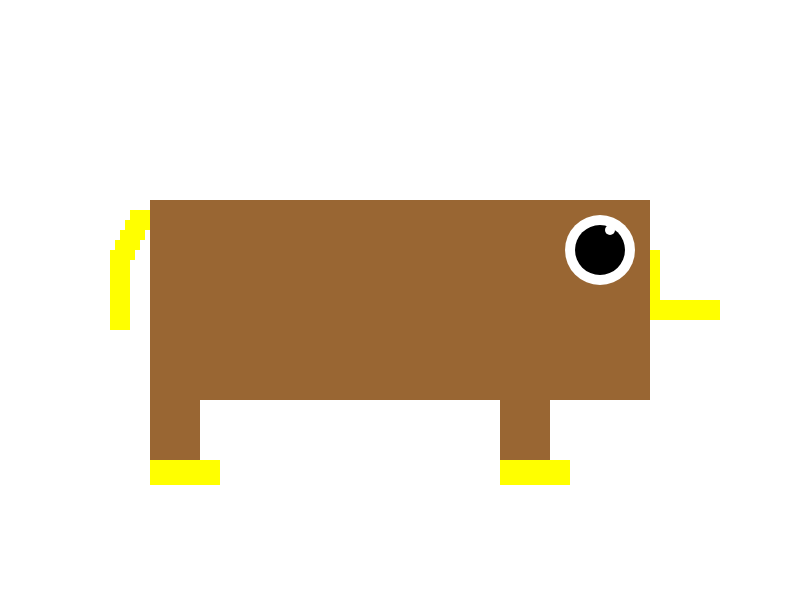
Frame 1 (no input)
Frame 60 (no input): identical to frame 1, image omitted
Frame 120 (the mouse pressed at the canvas centre since frame 60): identical to frame 1, image omitted

The p5.js sketch that drew this single still picture (run headless with seeded random() and noise() and a simulated clock; from frame 60 on, the mouse is pressed at the canvas centre):

// p5.js sketch
// ── sketch.js
//https://p5js.org
//https://p5js.org/learn/

//DAT405 / GAD405
//03_Colorlines (Exercise 01)
//Link all circles with individual lines
//Color of the line is the mix of the circle colors

//Initialization function
function setup() {
  //Set the size of rendering window - pixels
  createCanvas(800, 600);

  //Size of stroke
  strokeWeight(7);

  //No stroke for shapes
  noStroke();
}

//Rendering function
function draw() {
  //All canvas white
  background(255, 255, 255);

  //Brown rectangle
  fill(153, 102, 51);
  rect(150, 200, 500, 200);

  //Eye White
  fill(255, 255, 255);
  ellipse(width- 200, 250, 70, 70);

  //Eye black
  fill(0, 0, 0);
  ellipse(600, height- 350, 50, 50);

  //Eye white on black
  fill(255, 255, 255);
  ellipse(width-190, height-370, 10, 10);

  //Left leg
  fill(153, 102, 51);
  rect(150, 400, 50, 60);

  //Right leg
  fill(153, 102, 51);
  rect(500, 400, 50, 60);

  //Right foot
  fill(255, 255, 0);
  rect(500, 460, 70, 25);

  //Left foot
  fill(255, 255, 0);
  rect(150, 460, 70, 25);

  //Bill 1
  fill(255, 255, 0);
  rect(650, 250, 10, 70);

  //Bill 2
  fill(255, 255, 0);
  rect(650, 300, 70, 20);

  //Tail pixle 1
  fill(255, 255, 0);
  rect(130, 210, 20, 20);

  //Tail pixle 2
  fill(255, 255, 0);
  rect(125, 220, 20, 20);

  //Tail pixle 3
  fill(255, 255, 0);
  rect(120, 230, 20, 20);

  //Tail pixle 4
  fill(255, 255, 0);
  rect(115, 240, 20, 20);

  //Tail pixle 5
  fill(255, 255, 0);
  rect(110, 250, 20, 20);

  //Tail pixle 6
  fill(255, 255, 0);
  rect(110, 260, 20, 20);

  //Tail pixle 7
  fill(255, 255, 0);
  rect(110, 270, 20, 20);

  //Tail pixle 8
  fill(255, 255, 0);
  rect(110, 280, 20, 20);

  //Tail pixle 9
  fill(255, 255, 0);
  rect(110, 290, 20, 20);

  //Tail pixle 10
  fill(255, 255, 0);
  rect(110, 300, 20, 20);

  //Tail pixle 11
  fill(255, 255, 0);
  rect(110, 310, 20, 20);
}
